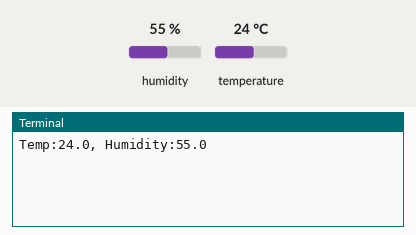
Simulated run of this program. Board: Raspberry Pi (BCM pin numbers). Parts: the last lines printed to the terminal. The inputs (shaded band) are chosen by the test bench; at power-on: humidity 55 %, temperature 24 °C.

Above: at 1.2 s.
1.3 s: humidity set to 22 %
At 3.7 s:
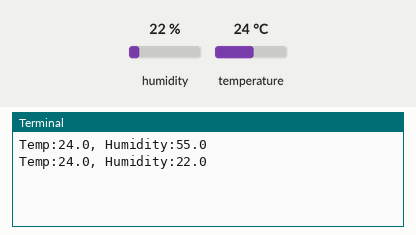
4.3 s: temperature set to 12 °C
At 6.2 s:
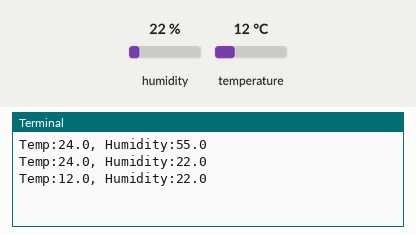
7.3 s: humidity set to 40 %
At 9.8 s:
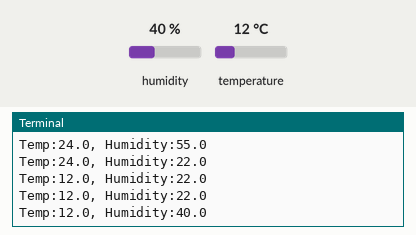
Timing chart, 0 to 11.3 s (numbered marks = the images above; inputs shaded):
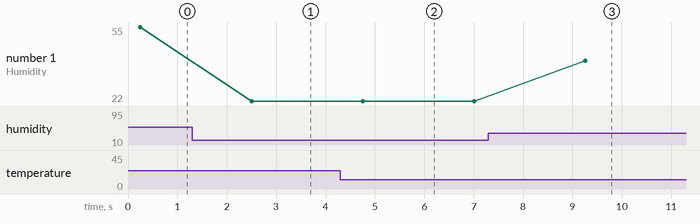

The program:

demo.py
```python
# dht22 temperature and humidity sensor demo code

import time
import adafruit_dht as dht
import board

# dht22 OUT pin is connected to GPIO pin 4
dht22 = dht.DHT22(board.D4)

while True:
    try:
        # get temperature, humidity through dht22 object
        temp_c, humidity = dht22.temperature, dht22.humidity
        print(f"Temp:{temp_c}, Humidity:{humidity}")
    except RuntimeError as err:
        print(err.args[0])

    # wait for two seconds
    time.sleep(2)
```

Measured:
- after the input at 1.3 s, the terminal: prints a new line after 1.2 s (image 1)
- after the input at 4.3 s, the terminal: prints a new line after 0.46 s (image 2)
- after the input at 7.3 s, the terminal: prints a new line after 2.0 s (image 3)
- plotted number 1: 55 → 22 after the input at 1.3 s, 22 → 40 after the input at 7.3 s
